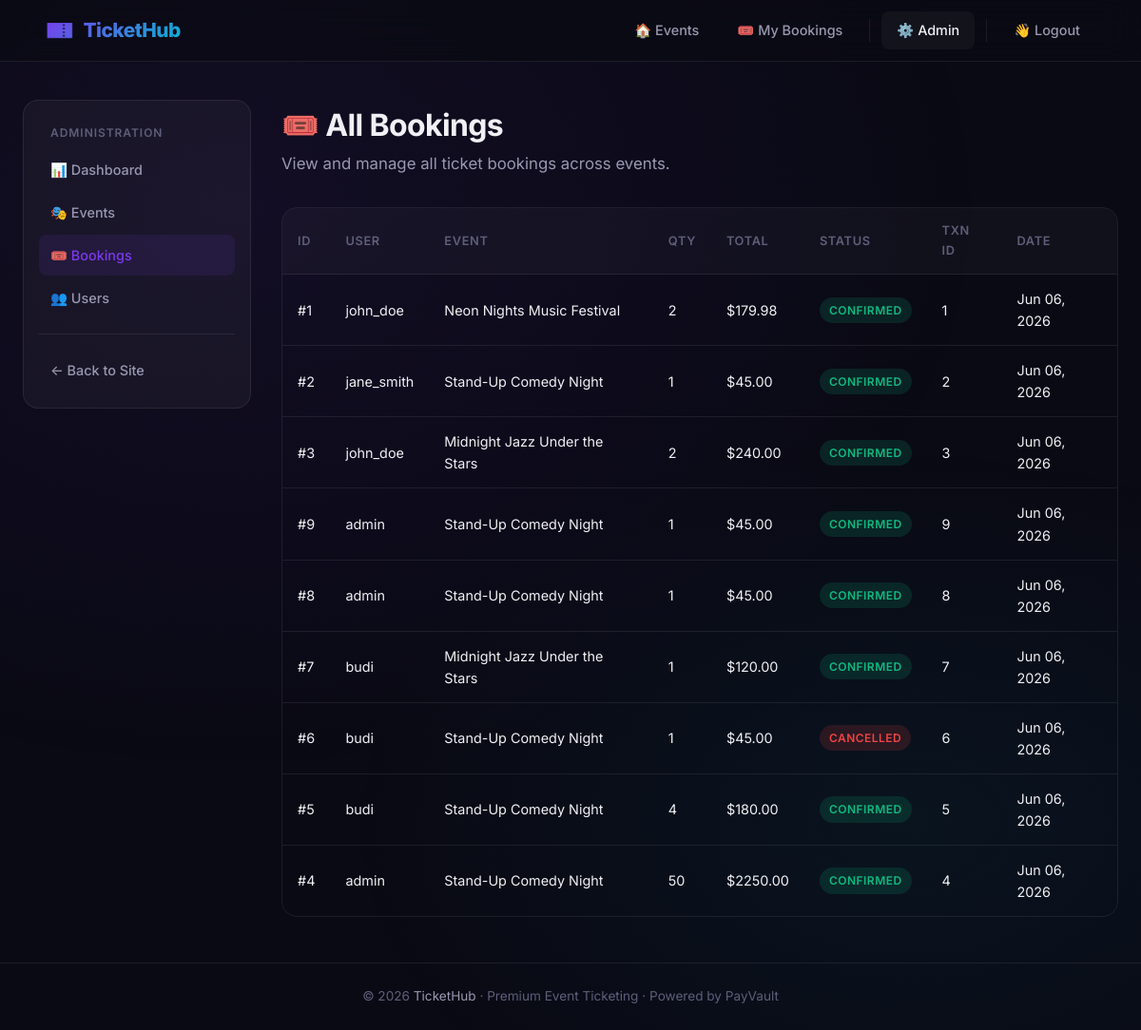
Screenshot of /admin/bookings (signed in) with the database file from the repository.
### tickethub_core/models.py (models this page shows, shortened)
class Booking(db.Model):
    __tablename__ = "bookings"
    id = db.Column(db.Integer, primary_key=True)
    user_id = db.Column(db.Integer, db.ForeignKey("users.id"), nullable=False)
    event_id = db.Column(db.Integer, db.ForeignKey("events.id"), nullable=False)
    quantity = db.Column(db.Integer, nullable=False, default=1)
    total_price = db.Column(db.Float, nullable=False)
    status = db.Column(
        db.String(20), nullable=False, default="confirmed"
    )  # confirmed | cancelled
    transaction_id = db.Column(db.Integer, nullable=True)
    booked_at = db.Column(
        db.DateTime, nullable=False, default=lambda: datetime.now(timezone.utc)
    )

class User(UserMixin, db.Model):
    __tablename__ = "users"
    id = db.Column(db.Integer, primary_key=True)
    username = db.Column(db.String(80), unique=True, nullable=False)
    email = db.Column(db.String(120), unique=True, nullable=False)
    password_hash = db.Column(db.String(256), nullable=False)
    is_admin = db.Column(db.Boolean, default=False, nullable=False)
    created_at = db.Column(
        db.DateTime, nullable=False, default=lambda: datetime.now(timezone.utc)
    )
    bookings = db.relationship("Booking", backref="user", lazy=True)
    reviews = db.relationship("Review", backref="user", lazy=True)

class Event(db.Model):
    __tablename__ = "events"
    id = db.Column(db.Integer, primary_key=True)
    name = db.Column(db.String(200), nullable=False)
    description = db.Column(db.Text, nullable=True)
    date = db.Column(db.DateTime, nullable=False)
    location = db.Column(db.String(200), nullable=False)
    price = db.Column(db.Float, nullable=False)
    total_seats = db.Column(db.Integer, nullable=False)
    available_seats = db.Column(db.Integer, nullable=False)
    image_url = db.Column(db.String(500), nullable=True)
    created_at = db.Column(
        db.DateTime, nullable=False, default=lambda: datetime.now(timezone.utc)
    )
    bookings = db.relationship("Booking", backref="event", lazy=True)
    reviews = db.relationship("Review", backref="event", lazy=True)

### tickethub_core/app.py (the view)
@app.route("/admin/bookings")
@admin_required
def admin_bookings():
    bookings = Booking.query.order_by(Booking.booked_at.desc()).all()
    return render_template("admin/bookings.html", bookings=bookings)

### tickethub_core/app.py (called while the page is built)
@login_manager.user_loader
def load_user(user_id):
    return User.query.get(int(user_id))

def admin_required(f):
    @wraps(f)
    @login_required
    def decorated(*args, **kwargs):
        if not current_user.is_admin:
            abort(403)
        return f(*args, **kwargs)
    return decorated

@app.context_processor
def inject_globals():
    return {"now": datetime.now(timezone.utc)}

### tickethub_core/templates/admin/bookings.html (shortened to what this page needs)
{% extends "base.html" %}
{% block content %}
<div class="container">
    <div class="admin-layout">
        <aside class="admin-sidebar">
            <div class="sidebar-title">Administration</div>
            <a href="{{ url_for('admin_dashboard') }}">📊 Dashboard</a>
            <a href="{{ url_for('admin_events') }}">🎭 Events</a>
            <a href="{{ url_for('admin_bookings') }}" class="active">🎟️ Bookings</a>
            <a href="{{ url_for('admin_users') }}">👥 Users</a>
            <div style="margin-top: 16px; padding-top: 16px; border-top: 1px solid var(--border-subtle);">
                <a href="{{ url_for('index') }}">← Back to Site</a>
            </div>
        </aside>
        <div class="admin-main">
            <h1 class="page-title fade-in-up">🎟️ All Bookings</h1>
            <p class="page-subtitle fade-in-up">View and manage all ticket bookings across events.</p>
            {% if bookings %}
                <div class="table-wrapper fade-in-up">
                    <table>
                        <thead>
                            <tr>
                                <th>ID</th>
                                <th>User</th>
                                <th>Event</th>
                                <th>Qty</th>
                                <th>Total</th>
                                <th>Status</th>
                                <th>Txn ID</th>
                                <th>Date</th>
                            </tr>
                        </thead>
                        <tbody>
                            {% for booking in bookings %}
                                <tr>
                                    <td>#{{ booking.id }}</td>
                                    <td>{{ booking.user.username }}</td>
                                    <td>{{ booking.event.name }}</td>
                                    <td>{{ booking.quantity }}</td>
                                    <td>${{ '%.2f' % booking.total_price }}</td>
                                    <td><span class="badge badge-{{ booking.status }}">{{ booking.status }}</span></td>
                                    <td>{{ booking.transaction_id or '—' }}</td>
                                    <td>{{ booking.booked_at.strftime('%b %d, %Y') }}</td>
                                </tr>
                            {% endfor %}
                        </tbody>
                    </table>
                </div>
            {% else %}
                <div class="empty-state fade-in-up">
                    <div class="empty-icon">🎟️</div>
                    <h3>No bookings yet</h3>
                    <p>Bookings will appear here when users start purchasing tickets.</p>
                </div>
            {% endif %}
        </div>
    </div>
</div>
{% endblock %}

### tickethub_core/static/css/style.css (style rules this page uses)
:root { --bg-primary: #0a0a14; --bg-secondary: #111127; --bg-card: rgba(255, 255, 255, 0.04); --bg-card-hover: rgba(255, 255, 255, 0.08); --bg-glass: rgba(255, 255, 255, 0.06); --bg-input: rgba(255, 255, 255, 0.06); --border-subtle: rgba(255, 255, 255, 0.08); --border-accent: rgba(124, 58, 237, 0.3); --text-primary: #f0f0f5; --text-secondary: #9898b0; --text-muted: #5e5e7a; --accent-start: #7c3aed; --accent-end: #06b6d4; --accent-gradient: linear-gradient(135deg, var(--accent-start), var(--accent-end)); --success: #10b981; --warning: #f59e0b; --error: #ef4444; --info: #3b82f6; --radius-sm: 8px; --radius-md: 12px; --radius-lg: 16px; --radius-xl: 24px; --shadow-sm: 0 2px 8px rgba(0, 0, 0, 0.3); --shadow-md: 0 4px 24px rgba(0, 0, 0, 0.4); --shadow-lg: 0 8px 40px rgba(0, 0, 0, 0.5); --shadow-glow: 0 0 30px rgba(124, 58, 237, 0.15); --transition-fast: 0.15s ease; --transition-base: 0.3s cubic-bezier(0.4, 0, 0.2, 1); --transition-slow: 0.5s cubic-bezier(0.4, 0, 0.2, 1); }
*, *::before, *::after { margin: 0; padding: 0; box-sizing: border-box; }
html { font-size: 16px; scroll-behavior: smooth; }
body { font-family: 'Inter', -apple-system, BlinkMacSystemFont, sans-serif; background: var(--bg-primary); color: var(--text-primary); line-height: 1.6; min-height: 100vh; overflow-x: hidden; -webkit-font-smoothing: antialiased; }
body::before { content: ''; position: fixed; top: 0; left: 0; width: 100%; height: 100%; background: radial-gradient(ellipse 800px 600px at 20% 20%, rgba(124, 58, 237, 0.08), transparent), radial-gradient(ellipse 600px 400px at 80% 80%, rgba(6, 182, 212, 0.06), transparent); pointer-events: none; z-index: 0; }
a { color: var(--accent-start); text-decoration: none; transition: color var(--transition-fast); }
.container { max-width: 1200px; margin: 0 auto; padding: 0 24px; position: relative; z-index: 1; }
h1, h2, h3, h4, h5, h6 { font-weight: 700; line-height: 1.2; letter-spacing: -0.02em; }
.page-title { font-size: 2rem; margin-bottom: 8px; }
.page-subtitle { color: var(--text-secondary); font-size: 1.05rem; font-weight: 400; margin-bottom: 32px; }
.badge { display: inline-flex; align-items: center; padding: 4px 10px; border-radius: 50px; font-size: 0.75rem; font-weight: 600; text-transform: uppercase; letter-spacing: 0.04em; }
.badge-confirmed { background: rgba(16, 185, 129, 0.15); color: var(--success); }
.badge-cancelled { background: rgba(239, 68, 68, 0.15); color: var(--error); }
.table-wrapper { overflow-x: auto; border-radius: var(--radius-lg); border: 1px solid var(--border-subtle); }
table { width: 100%; border-collapse: collapse; }
thead th { background: rgba(255, 255, 255, 0.03); padding: 14px 16px; text-align: left; font-size: 0.8rem; font-weight: 600; color: var(--text-muted); text-transform: uppercase; letter-spacing: 0.05em; border-bottom: 1px solid var(--border-subtle); }
tbody td { padding: 14px 16px; font-size: 0.9rem; border-bottom: 1px solid var(--border-subtle); }
tbody tr:last-child td { border-bottom: none; }
tbody tr { transition: background var(--transition-fast); }
.admin-layout { display: grid; grid-template-columns: 240px 1fr; gap: 32px; min-height: calc(100vh - 140px); }
.admin-sidebar { background: var(--bg-card); border-radius: var(--radius-lg); border: 1px solid var(--border-subtle); padding: 16px; height: fit-content; position: sticky; top: 88px; }
.admin-sidebar .sidebar-title { font-size: 0.75rem; text-transform: uppercase; letter-spacing: 0.08em; color: var(--text-muted); padding: 8px 12px; font-weight: 600; }
.admin-sidebar a { display: flex; align-items: center; gap: 10px; padding: 10px 12px; border-radius: var(--radius-sm); color: var(--text-secondary); font-size: 0.9rem; font-weight: 500; transition: all var(--transition-fast); margin-bottom: 2px; }
.admin-sidebar a.active { background: rgba(124, 58, 237, 0.1); color: var(--accent-start); }
.admin-main { padding: 8px 0; }
.fade-in-up { animation: fadeInUp 0.5s cubic-bezier(0.16, 1, 0.3, 1) both; }

### rows the page displays
Booking: id "1", user.username "john_doe", event.name "Neon Nights Music Festival", quantity "2", total_price "179.98", status "CONFIRMED", transaction "1", booked_at "Jun 06, 2026"
Booking: id "2", user.username "jane_smith", event.name "Stand-Up Comedy Night", quantity "1", total_price "45.00", status "CONFIRMED", transaction "2", booked_at "Jun 06, 2026"
Booking: id "3", user.username "john_doe", event.name "Midnight Jazz Under the Stars", quantity "2", total_price "240.00", status "CONFIRMED", transaction "3", booked_at "Jun 06, 2026"
Booking: id "9", user.username "admin", event.name "Stand-Up Comedy Night", quantity "1", total_price "45.00", status "CONFIRMED", transaction "9", booked_at "Jun 06, 2026"
Booking: id "8", user.username "admin", event.name "Stand-Up Comedy Night", quantity "1", total_price "45.00", status "CONFIRMED", transaction "8", booked_at "Jun 06, 2026"
Booking: id "7", user.username "budi", event.name "Midnight Jazz Under the Stars", quantity "1", total_price "120.00", status "CONFIRMED", transaction "7", booked_at "Jun 06, 2026"
Booking: id "6", user.username "budi", event.name "Stand-Up Comedy Night", quantity "1", total_price "45.00", status "CANCELLED", transaction "6", booked_at "Jun 06, 2026"
Booking: id "5", user.username "budi", event.name "Stand-Up Comedy Night", quantity "4", total_price "180.00", status "CONFIRMED", transaction "5", booked_at "Jun 06, 2026"
Booking: id "4", user.username "admin", event.name "Stand-Up Comedy Night", quantity "50", total_price "2250.00", status "CONFIRMED", transaction "4", booked_at "Jun 06, 2026"
